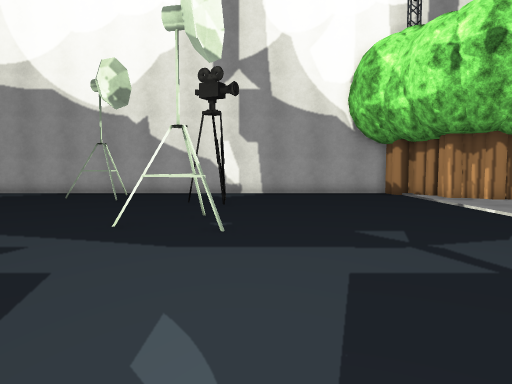
View 1 (above)

19 first-person views from a walk through a Unity game level. The camera is 1.3 m above the floor, tilts 4° down and sees 70° across. The floor is counted in squares, 1 m on a side. Each view is taken from the middle of a square. On the plan, view 1 faces up. The plan holds only what a view shows up to about 15 squares ahead; the rest is blank. The place goes on beyond the plan. Some trees and plants on the terrain are drawn as simple stand-ins. The player character is not drawn. Some surface patterns are stand-ins.

View 2
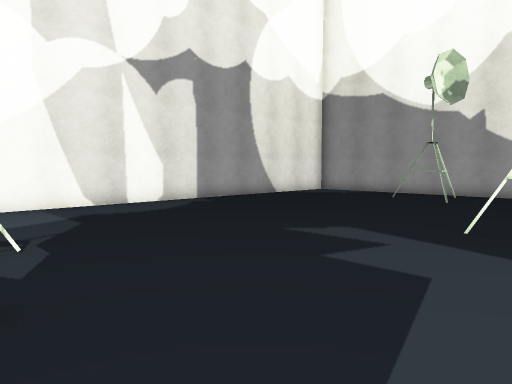

View 3
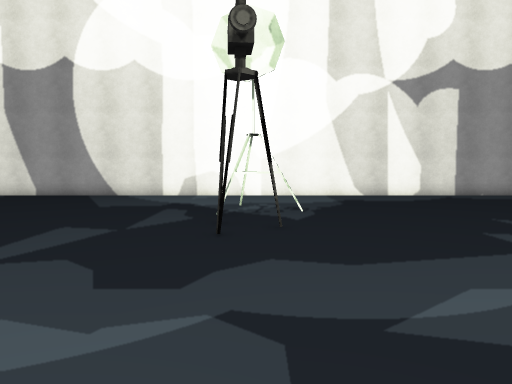

View 4
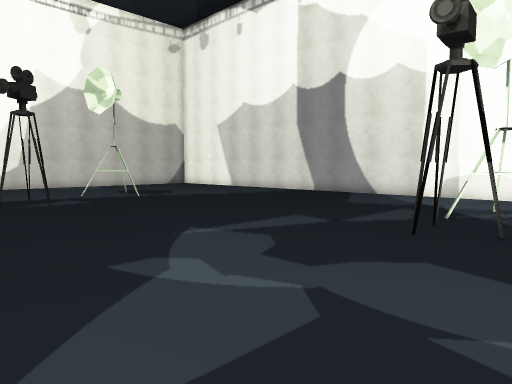

View 5
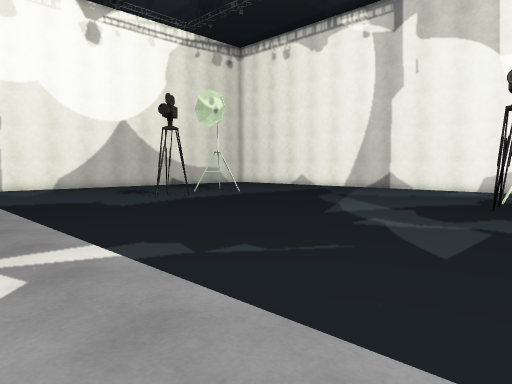

View 6
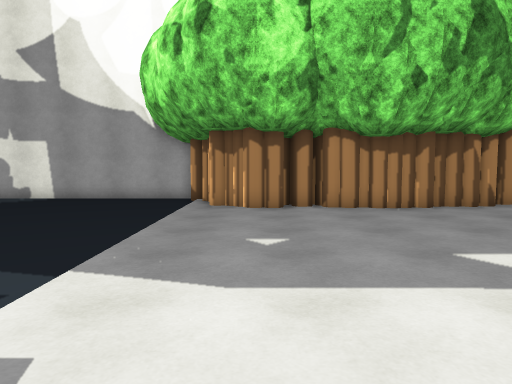

View 7
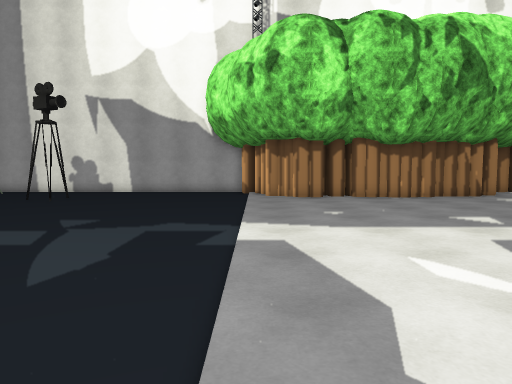

View 8
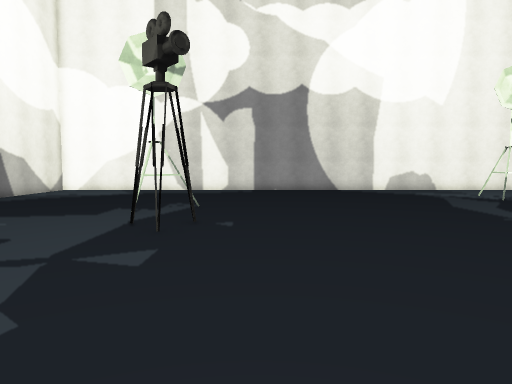

View 9
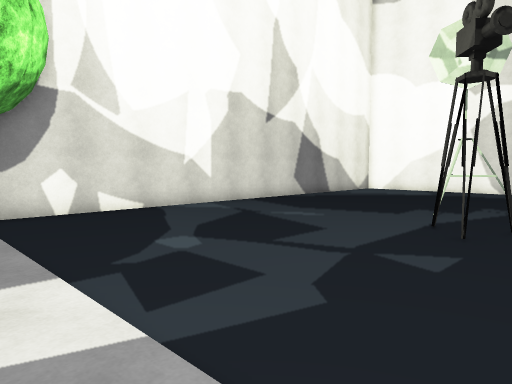

View 10
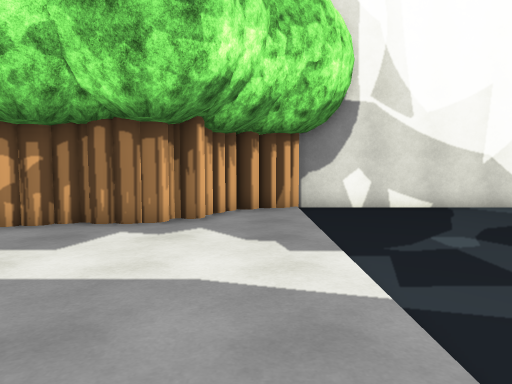

View 11
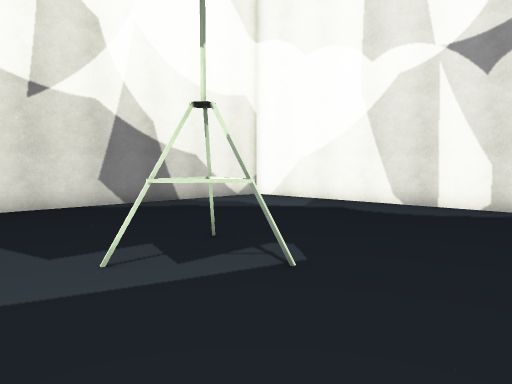

View 12
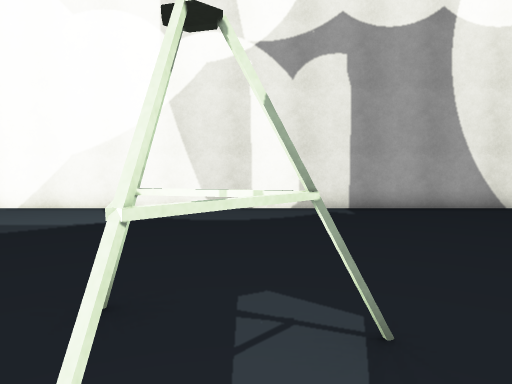

View 13
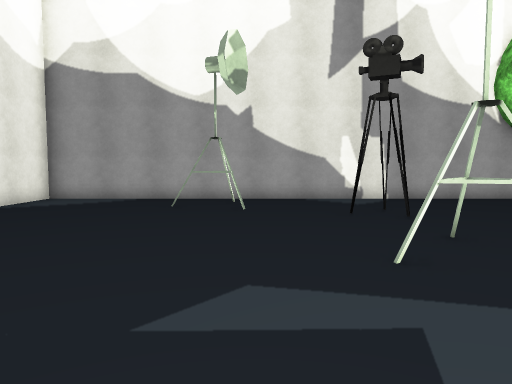

View 14
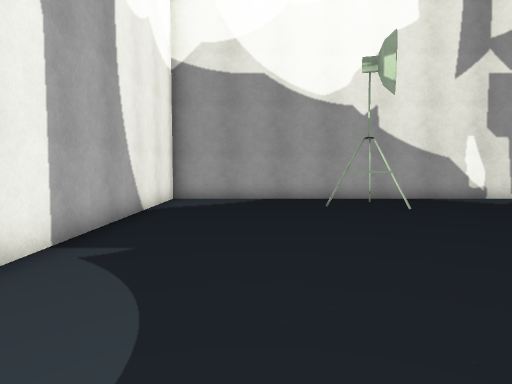

View 15
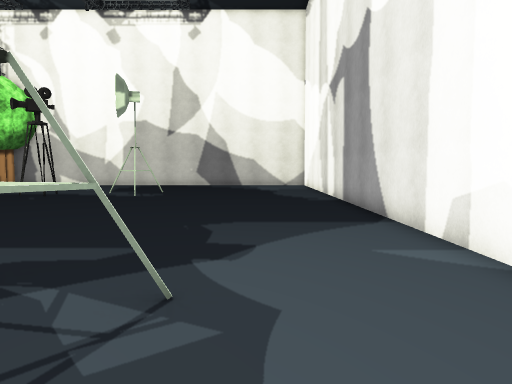

View 16
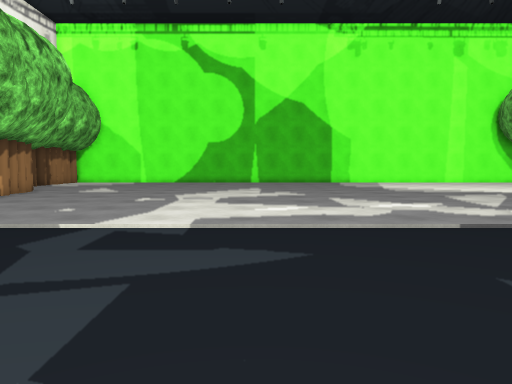

View 17
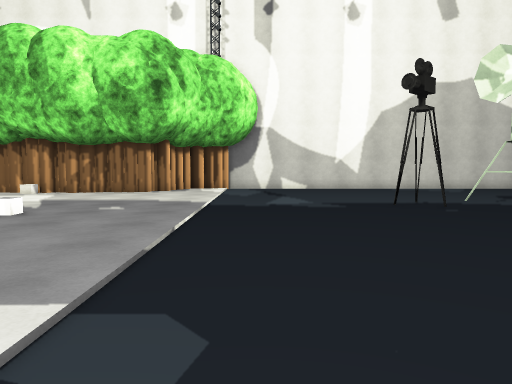

View 18
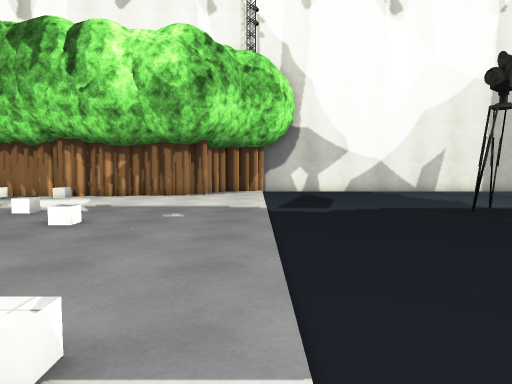

View 19
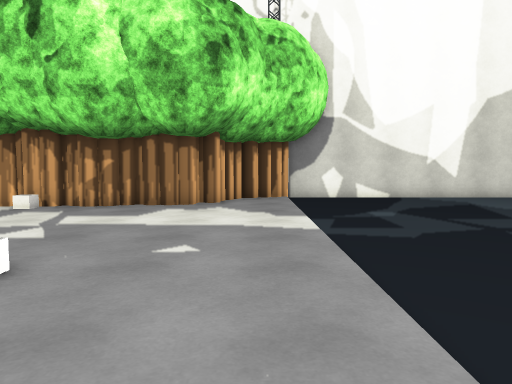

### Floor plan
Key: @ floor where view 1 was taken; # wall or solid block; . floor; T tree; O other object.
Columns run from 13 left of view 1 to 14 right of it. Each row starts with its distance up from view 1.
 18 ###################T
 17 #..................TT
 16 #......O............TO
 15 #.....OO.............T  T
 14 #......O.............TTTTT T
 13 #...........#.............T.
 12 #...........................
 11 #...........................
 10 #...........................
  9 #..........O................
  8 #.........OOO...............
  7 #...........................
  6 #...........................
  5 #...........................
  4 #...........................
  3 #...........................
  2 #...........................
  1  ...........................
  0  ...OOO.##...@..............
 -1 #.....O.##..................
 -2 #...........................
 -3 #...........................
 -4 #...........................
 -5 #...........................
 -6 #...........................
 -7 #........................ ..
 -8 #........................
 -9 #.........................
-10 #..........................
-11 #..........................
-12 #...........................
-13 #.......O...##..............
-14 #.......OO..................
-15 #.......OOO.................
-16 #...........................
-17 #...........................
-18 #.......................TTTT
-19 #......................T
-20 #.....................T
-21 #....................TT
-22 #  #################T

Where each view was taken, in squares from view 1:
view 1: 0 up, 0 right, facing up
view 2: 0 up, 1 left, facing up-left
view 3: 0 up, 3 right, facing left
view 4: 2 up, 3 right, facing down-left
view 5: 2 up, 9 right, facing down-left
view 6: 2 up, 9 right, facing up
view 7: 2 down, 7 right, facing up
view 8: 11 down, 8 right, facing left
view 9: 11 down, 8 right, facing down-left
view 10: 10 down, 8 right, facing down
view 11: 10 down, 1 left, facing down-left
view 12: 14 down, 2 left, facing left
view 13: 3 up, 5 left, facing up
view 14: 3 up, 10 left, facing up
view 15: 3 up, 10 left, facing down
view 16: 3 up, 1 left, facing right
view 17: 1 down, 5 right, facing down
view 18: 2 down, 7 right, facing down
view 19: 6 down, 8 right, facing down
